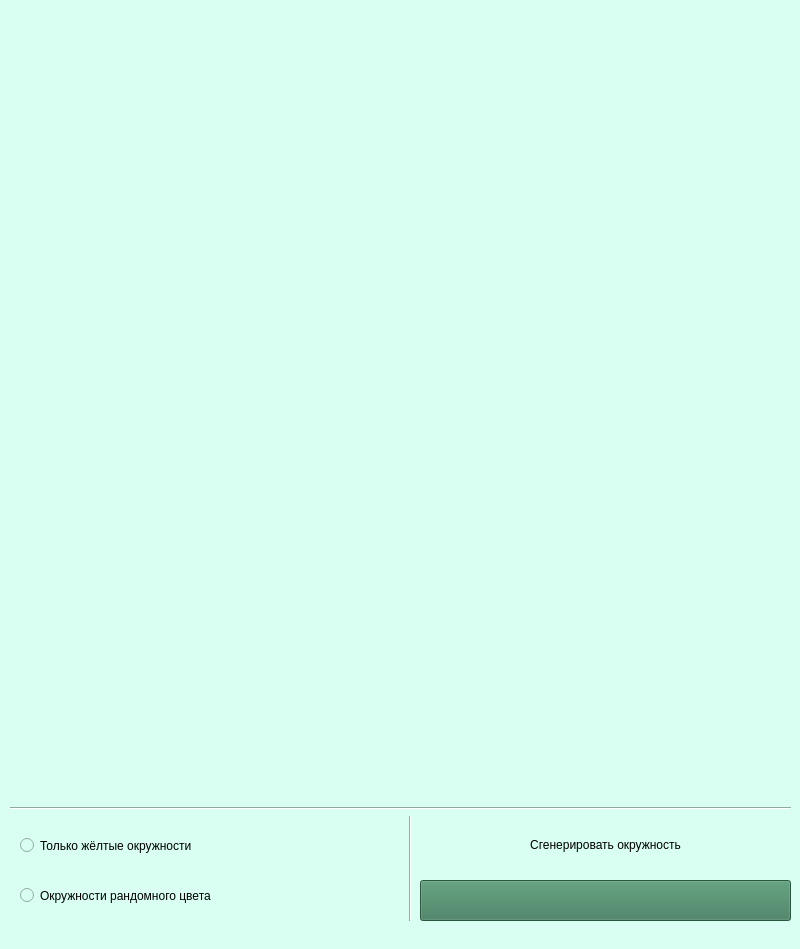
<?xml version="1.0" encoding="UTF-8"?>
<ui version="4.0">
 <class>MainWindow</class>
 <widget class="QMainWindow" name="MainWindow">
  <property name="geometry">
   <rect>
    <x>0</x>
    <y>0</y>
    <width>800</width>
    <height>949</height>
   </rect>
  </property>
  <property name="windowTitle">
   <string>MainWindow</string>
  </property>
  <property name="styleSheet">
   <string notr="true">background-color: rgb(216, 255, 241);</string>
  </property>
  <widget class="QWidget" name="centralwidget">
   <widget class="QRadioButton" name="radioButton">
    <property name="geometry">
     <rect>
      <x>20</x>
      <y>830</y>
      <width>371</width>
      <height>31</height>
     </rect>
    </property>
    <property name="styleSheet">
     <string notr="true">font: 14pt &quot;Uroob&quot;;</string>
    </property>
    <property name="text">
     <string>Только жёлтые окружности</string>
    </property>
   </widget>
   <widget class="QRadioButton" name="radioButton_2">
    <property name="geometry">
     <rect>
      <x>20</x>
      <y>880</y>
      <width>371</width>
      <height>31</height>
     </rect>
    </property>
    <property name="styleSheet">
     <string notr="true">font: 14pt &quot;Uroob&quot;;</string>
    </property>
    <property name="text">
     <string>Окружности рандомного цвета</string>
    </property>
   </widget>
   <widget class="QPushButton" name="pushButton">
    <property name="geometry">
     <rect>
      <x>420</x>
      <y>880</y>
      <width>371</width>
      <height>41</height>
     </rect>
    </property>
    <property name="styleSheet">
     <string notr="true">background-color: rgb(60, 121, 89);</string>
    </property>
    <property name="text">
     <string> </string>
    </property>
   </widget>
   <widget class="Line" name="line">
    <property name="geometry">
     <rect>
      <x>400</x>
      <y>810</y>
      <width>20</width>
      <height>111</height>
     </rect>
    </property>
    <property name="orientation">
     <enum>Qt::Vertical</enum>
    </property>
   </widget>
   <widget class="Line" name="line_2">
    <property name="geometry">
     <rect>
      <x>10</x>
      <y>800</y>
      <width>781</width>
      <height>16</height>
     </rect>
    </property>
    <property name="orientation">
     <enum>Qt::Horizontal</enum>
    </property>
   </widget>
   <widget class="QLabel" name="label">
    <property name="geometry">
     <rect>
      <x>420</x>
      <y>830</y>
      <width>371</width>
      <height>31</height>
     </rect>
    </property>
    <property name="styleSheet">
     <string notr="true">font: 14pt &quot;Uroob&quot;;</string>
    </property>
    <property name="text">
     <string>&lt;html&gt;&lt;head/&gt;&lt;body&gt;&lt;p align=&quot;center&quot;&gt;Сгенерировать окружность&lt;/p&gt;&lt;/body&gt;&lt;/html&gt;</string>
    </property>
   </widget>
   <widget class="QLabel" name="label_2">
    <property name="geometry">
     <rect>
      <x>10</x>
      <y>10</y>
      <width>781</width>
      <height>781</height>
     </rect>
    </property>
    <property name="text">
     <string/>
    </property>
   </widget>
  </widget>
  <widget class="QStatusBar" name="statusbar"/>
 </widget>
 <resources/>
 <connections/>
</ui>
